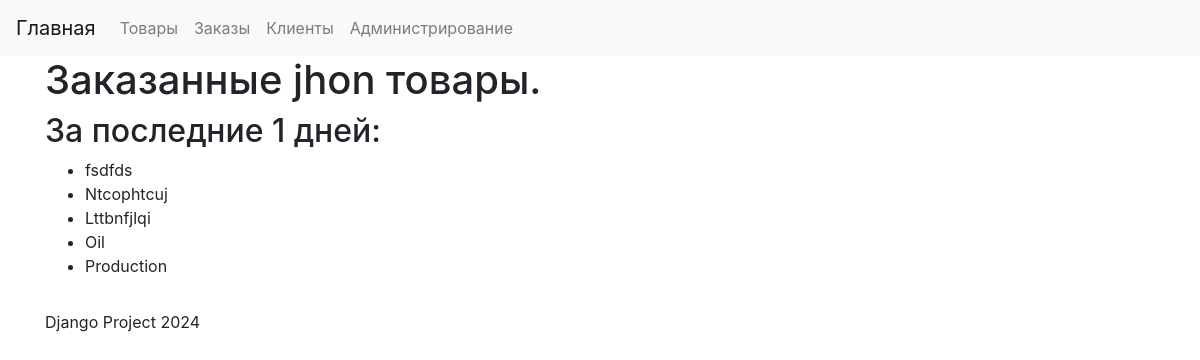
The page /orders/ordered-products-by-days/1/1 on the database its author committed.
### user/models.py (models this page shows, shortened)
class User(models.Model):
    name = models.CharField(max_length=255, verbose_name='Имя клиента')
    email = models.EmailField(verbose_name='Почтовый адрес')
    phone_number = models.CharField(max_length=15, verbose_name='Номер телефона')
    address = models.TextField(verbose_name='Адрес')
    registration_date = models.DateField(auto_now_add=True, verbose_name='Дата регистрации')
    class Meta:
        verbose_name = 'Клиент'
        verbose_name_plural = 'Клиенты'

### product/models.py (models this page shows, shortened)
class Product(models.Model):
    name = models.CharField(max_length=255, verbose_name='Название')
    description = models.TextField(verbose_name='Описание')
    price = models.DecimalField(max_digits=10, decimal_places=2, verbose_name='Цена')
    quantity = models.IntegerField(verbose_name='Количество')
    added_date = models.DateField(auto_now_add=True, verbose_name='Дата добавления')
    image = models.ImageField(upload_to='media/images', default='default_image.png', blank=True, verbose_name='Изображение')
    class Meta:
        verbose_name = 'Товар'
        verbose_name_plural = 'Товары'

### order/views.py (the view)
# urls.py: path('ordered-products-by-days/<int:user_id>/<int:num_days>', fetch_ordered_products_by_days,
def fetch_ordered_products_by_days(request, user_id, num_days):
    user = get_object_or_404(User, pk=user_id)
    today = timezone.now().date()
    start_date = today - timedelta(days=num_days)
    orders = Order.objects.filter(user=user, order_date__gte=start_date)
    products = set()
    for order in orders:
        products.update(order.products.all())
    context = {
        'user': user,
        'products': products,
        'num_days': num_days,
    }
    return render(request, 'orders/ordered_products_sort.html', context)

### order/templates/orders/ordered_products_sort.html (shortened to what this page needs)
{% extends 'base.html' %}
{% block content %}
    <h1>Заказанные {{ user.name }} товары.</h1>
    {% if num_days %}
        <h2>За последние {{ num_days }} дней:</h2>
        <ul>
            {% for product in products %}
                <li>{{ product.name }}</li>
            {% empty %}
                <li>Нет заказанных товаров</li>
            {% endfor %}
        </ul>
    {% endif %}
{% endblock %}

### rows shown on the page
User: name "jhon"
Product: name "fsdfds"
Product: name "Ntcophtcuj"
Product: name "Lttbnfjlqi"
Product: name "Oil"
Product: name "Production"

### other values the page prints
{{ num_days }} "1"
